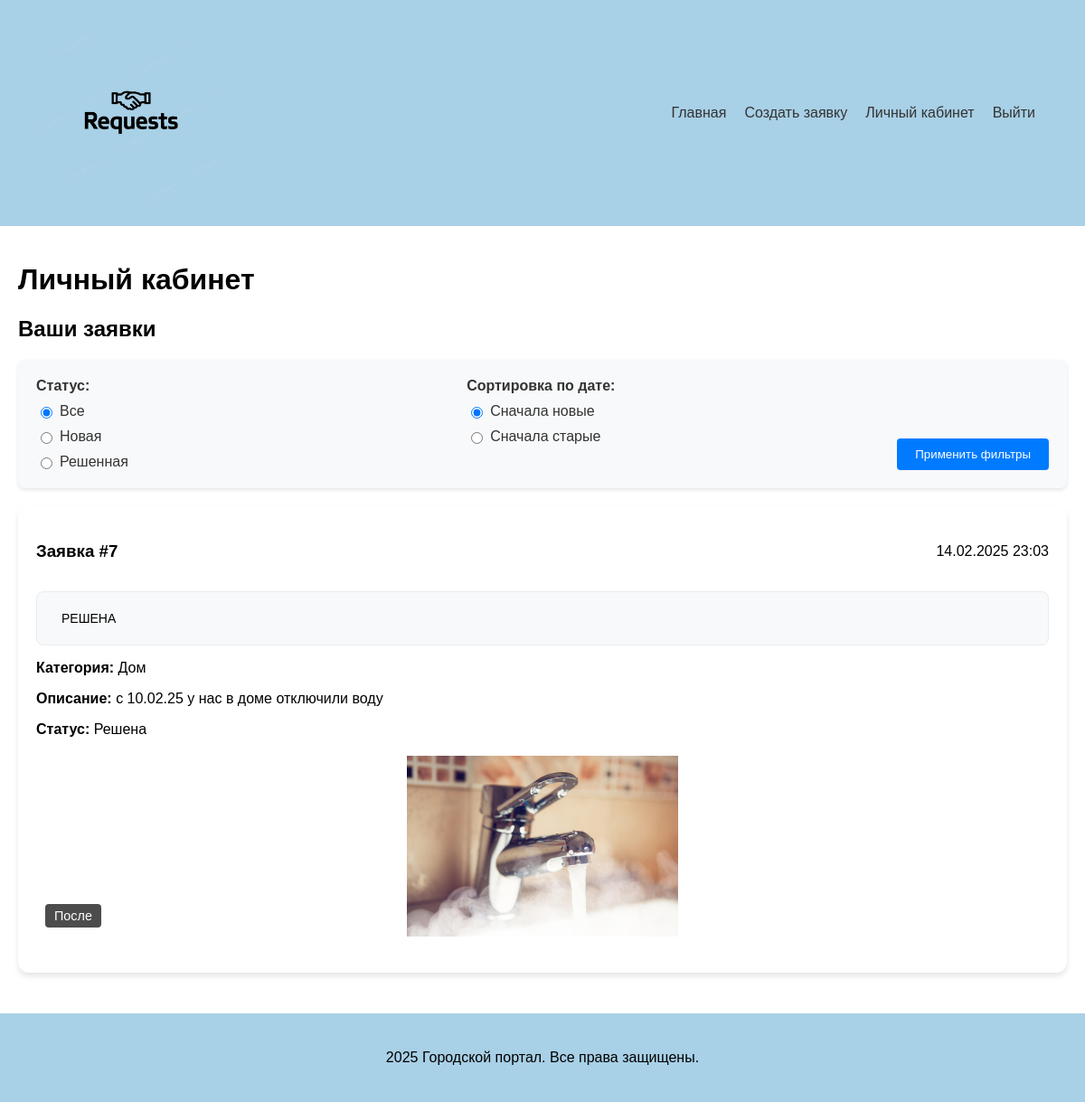
The app's page /lk/ (signed in) with its own data.
### app/models.py (models this page shows, shortened)
class Problem(models.Model):
    STATUS_CHOICES = [
        ('pending', 'На рассмотрении'),
        ('approved', 'Одобрена'),
        ('rejected', 'Отклонена'),
        ('solved', 'Решена'),
    ]
    CATEGORY_CHOICES = [
        ('repair', 'Ремонт'),
        ('cleaning', 'Уборка'),
        ('improvement', 'Благоустройство'),
        ('other', 'Другое'),
    ]
    user = models.ForeignKey(CustomUser, on_delete=models.SET_NULL, null=True, blank=True, related_name='problems')
    category = models.ForeignKey(Category, on_delete=models.CASCADE)
    title = models.CharField(max_length=200)
    description = models.TextField(null=True, blank=True)
    image_before = models.ImageField(upload_to='images/')
    image_after = models.ImageField(upload_to='images/', null=True, blank=True)
    status = models.CharField(max_length=20, choices=STATUS_CHOICES, default='pending')
    rejection_reason = models.TextField(null=True, blank=True)
    created_at = models.DateTimeField(auto_now_add=True)
    updated_at = models.DateTimeField(auto_now=True)
    is_solved = models.BooleanField(default=False)
    class Meta:
        ordering = ['-created_at']

class Category(models.Model):
    name = models.CharField(max_length=100)

### app/views.py (the view)
# urls.py: path('lk/', views.lk, name='lk'),
@login_required
def lk(request):
    status_filter = request.GET.get('status')
    date_sort = request.GET.get('date_sort')
    user_problems = Problem.objects.filter(user=request.user)
    if status_filter:
        user_problems = user_problems.filter(status=status_filter)
    if date_sort == 'asc':
        user_problems = user_problems.order_by('created_at')
    else:
        user_problems = user_problems.order_by('-created_at')
    if request.user.is_staff:
        all_problems = Problem.objects.all()
        if status_filter:
            all_problems = all_problems.filter(status=status_filter)
        if date_sort == 'asc':
            all_problems = all_problems.order_by('created_at')
        else:
            all_problems = all_problems.order_by('-created_at')
        categories = Category.objects.all()
        if request.method == 'POST':
            if 'category_form' in request.POST:
                category_form = CategoryForm(request.POST)
                if category_form.is_valid():
                    category_form.save()
                    return redirect('lk')
            elif 'problem_update' in request.POST:
                problem_id = request.POST.get('problem_id')
                problem = Problem.objects.get(id=problem_id)
                form = ProblemUpdateForm(request.POST, request.FILES, instance=problem)
                if form.is_valid():
                    new_status = form.cleaned_data['status']
                    if new_status == 'rejected' and not form.cleaned_data.get('rejection_reason'):
                        messages.error(request, 'Для отклонения заявки необходимо указать причину')
                        return redirect('lk')
                    form.save()
                    messages.success(request, 'Статус заявки успешно обновлен')
                    return redirect('lk')
            elif 'delete_category' in request.POST:
                category_id = request.POST.get('category_id')
                Category.objects.filter(id=category_id).delete()
                return redirect('lk')
        category_form = CategoryForm()
        context = {
            'user_problems': user_problems,
            'all_problems': all_problems,
            'categories': categories,
            'category_form': category_form,
            'problem_update_form': ProblemUpdateForm(),
            'current_status': status_filter,
            'current_date_sort': date_sort,
        }
    else:
        context = {
            'user_problems': user_problems,
            'current_status': status_filter,
            'current_date_sort': date_sort,
        }
    return render(request, 'app/Lk.html', context)

### app/templates/app/Lk.html (shortened to what this page needs)
{% extends 'app/base.html' %}
{% load static %}
{% block content %}
<div class="container">
    <h1>Личный кабинет</h1>
    {% if user.is_staff %}
        <div class="admin-section">
            <h2>Управление категориями</h2>
            <form method="post" class="category-form">
                {% csrf_token %}
                <div class="form-group">
                    {{ category_form.as_p }}
                    <button type="submit" name="category_form" class="btn-primary">Добавить категорию</button>
                </div>
            </form>
            <div class="categories-list">
                <h3>Существующие категории:</h3>
                <div class="categories-grid">
                    {% for category in categories %}
                    <div class="category-card">
                        <span class="category-name">{{ category.name }}</span>
                        <form method="post" class="delete-form">
                            {% csrf_token %}
                            <input type="hidden" name="category_id" value="{{ category.id }}">
                            <button type="submit" name="delete_category" class="btn-delete"
                                    onclick="return confirm('Удалить категорию?')">
                                ✕
                            </button>
                        </form>
                    </div>
                    {% endfor %}
                </div>
            </div>
        </div>
        <div class="all-problems">
            <h2>Все заявки</h2>
            {% for problem in all_problems %}
            <div class="problem-card">
                <div class="problem-header">
                    <h3>Заявка #{{ problem.id }}</h3>
                    <span class="date">{{ problem.created_at|date:"d.m.Y H:i" }}</span>
                </div>
                <div class="current-status-section">
                    <div class="status-badge {% if problem.status == 'solved' %}status-solved{% elif problem.status == 'rejected' %}status-rejected{% elif problem.status == 'approved' %}status-approved{% elif problem.status == 'pending' %}status-pending{% endif %}">
                        {% if problem.status == 'solved' %}
                            Решена
                        {% elif problem.status == 'rejected' %}
                            Отклонена
                        {% elif problem.status == 'approved' %}
                            Одобрена
                        {% elif problem.status == 'pending' %}
                            На рассмотрении
                        {% endif %}
                    </div>
                    {% if problem.status == 'rejected' and problem.rejection_reason %}
                        <div class="rejection-reason">
                            <strong>Причина отклонения:</strong>
                            <p>{{ problem.rejection_reason }}</p>
                        </div>
                    {% endif %}
                </div>
                <div class="problem-content">
                    <div class="problem-info">
                        <p><strong>Категория:</strong> {{ problem.category.name }}</p>
                        <p><strong>Автор:</strong> {{ problem.user.username }}</p>
                        <p class="description"><strong>Описание:</strong> {{ problem.description }}</p>
                        <p><strong>Статус:</strong> {{ problem.get_status_display }}</p>
                    </div>
                    <div class="problem-images-container">
                        <div class="image-comparison">
                            <div class="image-wrapper after">
                                {% if problem.image_after %}
                                    <img src="{{ problem.image_after.url }}" alt="После" class="comparison-image">
                                    <span class="image-label">После</span>
                                {% endif %}
                            </div>
                            <div class="image-wrapper before">
                                <img src="{{ problem.image_before.url }}" alt="До" class="comparison-image">
                                <span class="image-label">До</span>
                            </div>
                        </div>
                    </div>
                    <form method="post" enctype="multipart/form-data" class="problem-update-form">
                        {% csrf_token %}
                        <input type="hidden" name="problem_id" value="{{ problem.id }}">
                        <div class="status-form">
                            <div class="form-group">
                                <label for="status_{{ problem.id }}">Изменить статус:</label>
                                <select name="status" id="status_{{ problem.id }}" class="form-control"
                                        onchange="toggleRejectionReason(this, {{ problem.id }})">
                                    <option value="pending" {% if problem.status == 'pending' %}selected{% endif %}>На рассмотрении</option>
                                    <option value="approved" {% if problem.status == 'approved' %}selected{% endif %}>Одобрена</option>
                                    <option value="rejected" {% if problem.status == 'rejected' %}selected{% endif %}>Отклонена</option>
                                    <option value="solved" {% if problem.status == 'solved' %}selected{% endif %}>Решена</option>
                                </select>
                            </div>
                            <div id="rejection_reason_{{ problem.id }}" class="form-group"
                                 style="display: {% if problem.status == 'rejected' %}block{% else %}none{% endif %};">
                                <label for="rejection_reason_input_{{ problem.id }}">Причина отклонения:</label>
                                <textarea name="rejection_reason" id="rejection_reason_input_{{ problem.id }}"
                                          class="form-control">{{ problem.rejection_reason }}</textarea>
                            </div>
                            {% if problem.status != 'solved' %}
                                <div class="form-group">
                                    <label for="image_after_{{ problem.id }}">Добавить фото "После":</label>
                                    <input type="file" name="image_after" id="image_after_{{ problem.id }}"
                                           class="form-control-file" accept="image/*">
                                </div>
                            {% endif %}
                            <button type="submit" name="problem_update" class="btn-primary" value="problem_update">Обновить</button>
                        </div>
                    </form>
                </div>
            </div>
            {% endfor %}
        </div>
    {% else %}
        <div class="user-problems">
            <h2>Ваши заявки</h2>
            <div class="filter-section">
                <form method="get" class="filter-form">
                    <div class="filter-group">
                        <label>Статус:</label>
                        <div class="checkbox-group">
                            <label>
                                <input type="radio" name="status" value=""
                                       {% if not current_status %}checked{% endif %}>
                                Все
                            </label>
                            <label>
                                <input type="radio" name="status" value="pending"
                                       {% if current_status == 'pending' %}checked{% endif %}>
                                Новая
                            </label>
                            <label>
                                <input type="radio" name="status" value="solved"
                                       {% if current_status == 'solved' %}checked{% endif %}>
                                Решенная
                            </label>
                        </div>
                    </div>
                    <div class="filter-group">
                        <label>Сортировка по дате:</label>
                        <div class="checkbox-group">
                            <label>
                                <input type="radio" name="date_sort" value="desc"
                                       {% if current_date_sort != 'asc' %}checked{% endif %}>
                                Сначала новые
                            </label>
                            <label>
                                <input type="radio" name="date_sort" value="asc"
                                       {% if current_date_sort == 'asc' %}checked{% endif %}>
                                Сначала старые
                            </label>
                        </div>
                    </div>
                    <button type="submit" class="btn-primary">Применить фильтры</button>
                </form>
            </div>
            {% for problem in user_problems %}
            <div class="problem-card">
                <div class="problem-header">
                    <h3>Заявка #{{ problem.id }}</h3>
                    <span class="date">{{ problem.created_at|date:"d.m.Y H:i" }}</span>
                </div>
                <div class="current-status-section">
                    <div class="status-badge {% if problem.status == 'solved' %}status-solved{% elif problem.status == 'rejected' %}status-rejected{% elif problem.status == 'approved' %}status-approved{% elif problem.status == 'pending' %}status-pending{% endif %}">
                        {% if problem.status == 'solved' %}
                            Решена
                        {% elif problem.status == 'rejected' %}
                            Отклонена
                        {% elif problem.status == 'approved' %}
                            Одобрена
                        {% elif problem.status == 'pending' %}
                            На рассмотрении
                        {% endif %}
                    </div>
                </div>
                <div class="problem-content">
                    <div class="problem-info">
                        <p><strong>Категория:</strong> {{ problem.category.name }}</p>
                        <p class="description"><strong>Описание:</strong> {{ problem.description }}</p>
                        <p><strong>Статус:</strong> {{ problem.get_status_display }}</p>
                    </div>
                    <div class="problem-images-container">
                        <div class="image-comparison">
                            <div class="image-wrapper after">
                                {% if problem.image_after %}
                                    <span class="image-label">После</span>
                                {% endif %}
                            </div>
                        </div>
                    </div>
                </div>
            </div>
            {% endfor %}
        </div>
    {% endif %}
</div>
{% endblock %}

### records on screen
Problem: id "7", created_at "14.02.2025 23:03", shows "РЕШЕНА", category.name "Дом", description "с 10.02.25 у нас в доме отключили воду", status "Решена"
